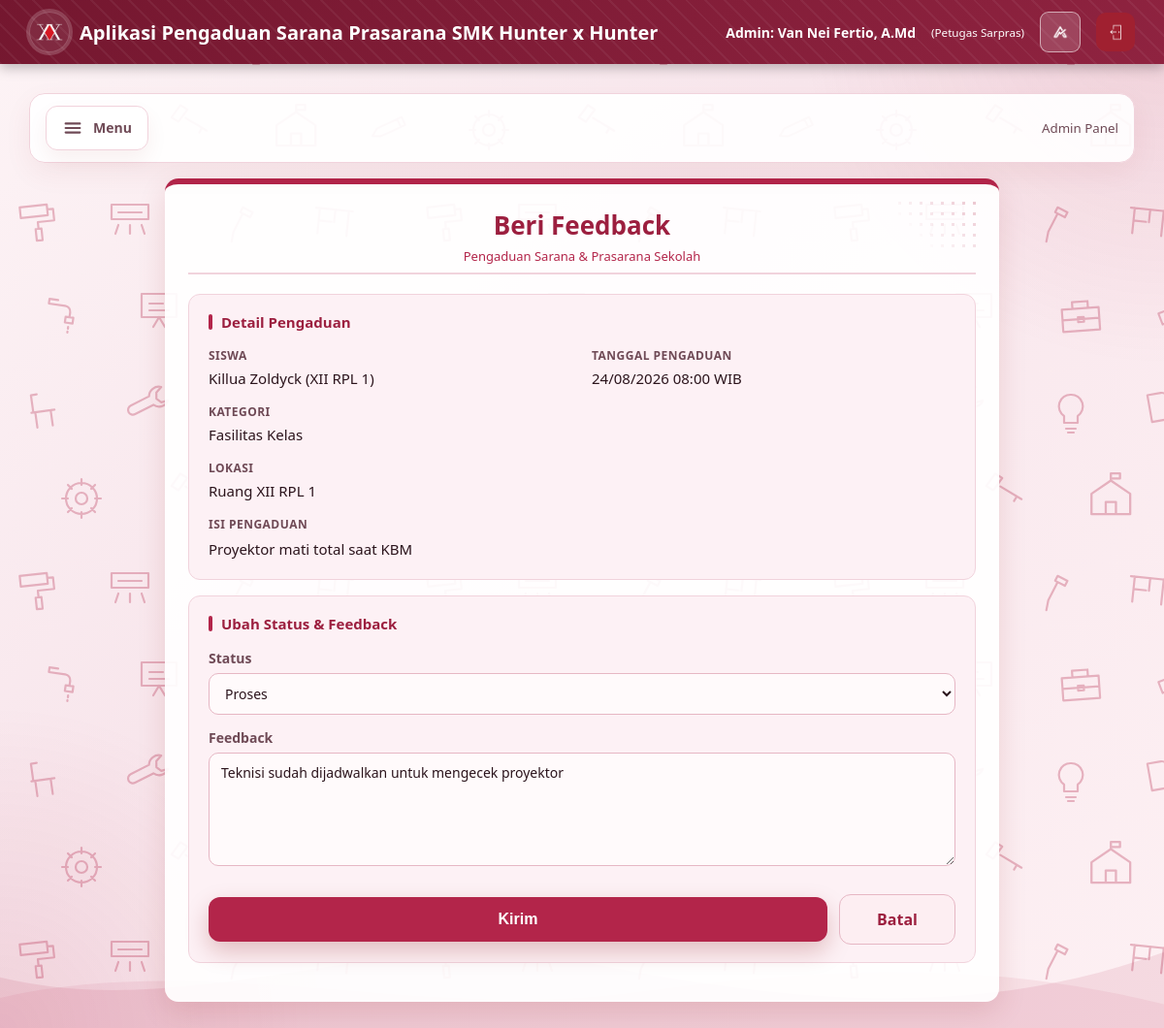
Page /c_feedback_admin.php?id=401&aspirasi_page=1&dari_halaman=list (signed in) on the committed database.
### tables this page shows
CREATE TABLE `input_aspirasi` (
  `id_input` int(5) NOT NULL,
  `nis` int(10) NOT NULL,
  `id_kategori` int(5) NOT NULL,
  `lokasi` varchar(50) NOT NULL,
  `ket` varchar(255) NOT NULL,
  `foto` varchar(255) DEFAULT NULL,
  `tgl_pelaporan` datetime DEFAULT current_timestamp()
);

CREATE TABLE `siswa` (
  `nis` int(10) NOT NULL,
  `nama_siswa` varchar(100) NOT NULL,
  `kelas` varchar(15) NOT NULL,
  `jurusan` varchar(50) NOT NULL,
  `jenis_kelamin` enum('L','P') NOT NULL,
  `password` varchar(255) NOT NULL,
  `created_at` timestamp NOT NULL DEFAULT current_timestamp()
);

CREATE TABLE `kategori` (
  `id_kategori` int(5) NOT NULL,
  `ket_kategori` varchar(30) NOT NULL,
  `deskripsi` text DEFAULT NULL
);

CREATE TABLE `aspirasi` (
  `id_aspirasi` int(5) NOT NULL,
  `id_input` int(5) NOT NULL,
  `status` enum('Menunggu','Proses','Selesai') DEFAULT 'Menunggu',
  `id_kategori` int(5) NOT NULL,
  `feedback` text DEFAULT NULL,
  `id_admin` int(5) DEFAULT NULL,
  `updated_at` datetime DEFAULT NULL ON UPDATE current_timestamp(),
  `rating` tinyint(1) DEFAULT NULL COMMENT 'Rating siswa untuk kinerja admin: 1 (sangat tidak puas) - 5 (sangat puas)',
  `komentar_rating` text DEFAULT NULL COMMENT 'Komentar wajib dari siswa saat memberi rating',
  `tgl_rating` datetime DEFAULT NULL
);

### c_feedback_admin.php (called while the page is built, shortened)
<?php
require_once '../MODELS/m_koneksi.php';
require_once '../MODELS/m_aspirasi.php';
$modelAspirasi = new M_Aspirasi($conn);
function urlDaftarAspirasi($halaman, $dari = 'list', $filterQuery = '') {
    $q = $filterQuery;
    $controller = $dari === 'histori' ? 'c_histori_aspirasi_admin.php' : 'c_list_aspirasi_admin.php';
    return $controller . ($q !== '' ? '?' . $q : '');
}
function bacaAsal($src) {
    $dari = ($src['dari_halaman'] ?? '') === 'histori' ? 'histori' : 'list';
    return [$dari, M_Aspirasi::filterQuery(M_Aspirasi::bacaFilter($src))];
}
$id_input = (int)($_GET['id'] ?? 0);
$aspirasiPage = max(1, (int)($_GET['aspirasi_page'] ?? 1));
[$dari, $filterQuery] = bacaAsal($_GET);
$detail = $id_input > 0 ? $modelAspirasi->getAspirasiById($id_input) : null;
$batalUrl = urlDaftarAspirasi($aspirasiPage, $dari, $filterQuery);
$nama_admin = $_SESSION['nama_admin'] ?? 'Admin';
$role_admin = $_SESSION['role_admin'] ?? 'Admin';
require_once '../VIEWS/v_form_feedback_admin.php';
?>

### m_aspirasi.php (called while the page is built, shortened)
<?php
class M_Aspirasi {
    private $db;
    public function __construct($koneksi) {
        $this->db = $koneksi;
    }
    private function pastikanKolomRating() {
        $definisi = [
            'rating'          => 'TINYINT(1) NULL DEFAULT NULL',
            'komentar_rating' => 'TEXT NULL DEFAULT NULL',
            'tgl_rating'      => 'DATETIME NULL DEFAULT NULL',
        ];
        $ada = [];
        $hasil = mysqli_query($this->db, 'SHOW COLUMNS FROM aspirasi');
        while ($hasil && $row = mysqli_fetch_assoc($hasil)) {
            $ada[$row['Field']] = true;
        }
        $siap = true;
        return $siap;
    }
    private function kolomRatingSql($denganKomentar = true) {
        if ($this->pastikanKolomRating()) {
            return $denganKomentar
                ? 'a.rating, a.komentar_rating, a.tgl_rating'
                : 'a.rating';
        }
        return $denganKomentar
            ? 'NULL AS rating, NULL AS komentar_rating, NULL AS tgl_rating'
            : 'NULL AS rating';
    }
    public static function bacaFilter(array $src) {
        $periode = (string)($src['periode'] ?? 'semua');
        $tanggal = function ($v) {
            $v = trim((string)$v);
            $d = DateTime::createFromFormat('!Y-m-d', $v);
            return ($d && $d->format('Y-m-d') === $v) ? $v : '';
        };
        $dari = $tanggal($src['dari'] ?? '');
        $sampai = $tanggal($src['sampai'] ?? '');
        if ($periode !== 'custom') {
            $dari = '';
            $sampai = '';
        }
        return [
            'periode'  => $periode,
            'dari'     => $dari,
            'sampai'   => $sampai,
            'kategori' => max(0, (int)($src['kategori'] ?? 0)),
            'nama'     => mb_substr(trim((string)($src['nama'] ?? '')), 0, 100),
            'kelas'    => mb_substr(trim((string)($src['kelas'] ?? '')), 0, 15),
        ];
    }
    public static function filterQuery(array $filter) {
        $q = [];
        return http_build_query($q);
    }
    public function getAspirasiById($id_input) {
        $kolomRating = $this->kolomRatingSql();
        $query = "SELECT i.id_input, i.nis, i.lokasi, i.ket, i.foto, i.tgl_pelaporan,
                         k.ket_kategori,
                         COALESCE(a.status, 'Menunggu') AS status,
                         a.feedback,
                         a.updated_at AS tgl_feedback,
                         $kolomRating,
                         s.nama_siswa, s.kelas
                  FROM input_aspirasi i
                  JOIN kategori k ON i.id_kategori = k.id_kategori
                  JOIN siswa s ON i.nis = s.nis
                  LEFT JOIN aspirasi a ON i.id_input = a.id_input
                  WHERE i.id_input = ?
                  LIMIT 1";
        $stmt = mysqli_prepare($this->db, $query);
        $id_input = (int)$id_input;
        mysqli_stmt_bind_param($stmt, 'i', $id_input);
        if (!mysqli_stmt_execute($stmt)) {
            mysqli_stmt_close($stmt);
            return null;
        }
        $row = mysqli_fetch_assoc(mysqli_stmt_get_result($stmt)) ?: null;
        return $row;
    }
    public static function tglWib($waktu, $denganLabel = false) {
        $t = strtotime($waktu);
        return $t ? date('d/m/Y H:i', $t) . ($denganLabel ? ' WIB' : '') : '';
    }
}
?>

### v_form_feedback_admin.php (the view, shortened to what this page needs)
<!DOCTYPE html>
<html lang="id">
<head>
    <link rel="stylesheet" href="../CSS/01-warna-dan-font.css?v=<?= @filemtime(__DIR__ . '/../CSS/01-warna-dan-font.css') ?>">
    <link rel="stylesheet" href="../CSS/02-navbar-atas.css?v=<?= @filemtime(__DIR__ . '/../CSS/02-navbar-atas.css') ?>">
    <link rel="stylesheet" href="../CSS/03-form-dan-tombol.css?v=<?= @filemtime(__DIR__ . '/../CSS/03-form-dan-tombol.css') ?>">
    <link rel="stylesheet" href="../CSS/04-tabel-dan-badge.css?v=<?= @filemtime(__DIR__ . '/../CSS/04-tabel-dan-badge.css') ?>">
    <link rel="stylesheet" href="../CSS/05-admin-dan-dashboard.css?v=<?= @filemtime(__DIR__ . '/../CSS/05-admin-dan-dashboard.css') ?>">
    <link rel="stylesheet" href="../CSS/06-detail-pengaduan.css?v=<?= @filemtime(__DIR__ . '/../CSS/06-detail-pengaduan.css') ?>">
    <link rel="stylesheet" href="../CSS/08-responsif-dan-hiasan.css?v=<?= @filemtime(__DIR__ . '/../CSS/08-responsif-dan-hiasan.css') ?>">
</head>
<body class="dashboard-page">
    <div class="navbar">
        <div class="brand">
            <img class="logo" src="../ASSETS/logo_sekolah_temagelap.png" alt="Logo Sekolah">
            <span>Aplikasi Pengaduan Sarana Prasarana SMK Hunter x Hunter</span>
        </div>
        <div class="user-info">
            <span class="role-name">
                Admin:
                <?= htmlspecialchars($nama_admin) ?>
            </span>
            <small>
                (<?= htmlspecialchars($role_admin) ?>)
            </small>
            <button type="button" class="theme-toggle" data-theme-toggle aria-label="Ganti tema"></button>
            <a
                class="btn-logout"
                href="../CONTROLLERS/c_logout.php"
                title="Logout"
            >
                <img src="../ASSETS/logout.png" alt="Logout">
            </a>
        </div>
    </div>
    <div class="container">
<div class="admin-nav">
                <button type="button" class="nav-toggle" aria-label="Buka menu navigasi" aria-expanded="false" aria-controls="menu-navigasi">
                    <svg viewBox="0 0 24 24" width="22" height="22" fill="none" stroke="currentColor" stroke-width="2.4" stroke-linecap="round" aria-hidden="true"><path d="M4 7h16M4 12h16M4 17h16"/></svg>
                    <span class="nav-label">Menu</span>
                </button>
                <small>Admin Panel</small>
            </div>
            <?php
            $statusSekarang = $detail['status'] ?? 'Menunggu';
            $tglLapor = M_Aspirasi::tglWib($detail['tgl_pelaporan'], true);
            ?>
            <div class="card detail-card">
                <h3><?= $statusSekarang === 'Selesai' ? 'Detail Histori Pengaduan' : 'Beri Feedback' ?></h3>
                <section class="detail-section" aria-labelledby="judul-info">
                    <h4 class="detail-section-title" id="judul-info">Detail Pengaduan</h4>
                    <dl class="detail-grid">
                        <div class="detail-item">
                            <dt>Siswa</dt>
                            <dd>
                                <?= htmlspecialchars($detail['nama_siswa'] ?? '-') ?>
                                (<?= htmlspecialchars($detail['kelas'] ?? '-') ?>)
                            </dd>
                        </div>
                        <div class="detail-item">
                            <dt>Tanggal Pengaduan</dt>
                            <dd><?= htmlspecialchars($tglLapor) ?></dd>
                        </div>
                        <div class="detail-item detail-item-full">
                            <dt>Kategori</dt>
                            <dd><?= htmlspecialchars($detail['ket_kategori'] ?? '-') ?></dd>
                        </div>
                        <div class="detail-item detail-item-full">
                            <dt>Lokasi</dt>
                            <dd><?= htmlspecialchars($detail['lokasi'] ?? '-') ?></dd>
                        </div>
                        <div class="detail-item detail-item-full">
                            <dt>Isi Pengaduan</dt>
                            <dd class="detail-text"><?= htmlspecialchars($detail['ket'] ?? '-') ?></dd>
                        </div>
                    </dl>
                </section>
                <section class="detail-section" aria-labelledby="judul-feedback">
                    <h4 class="detail-section-title" id="judul-feedback"><?= $statusSekarang === 'Selesai' ? 'Status &amp; Feedback' : 'Ubah Status &amp; Feedback' ?></h4>
                    <?php if ($statusSekarang === 'Selesai'): ?>
                        <dl class="detail-grid">
                            <div class="detail-item detail-item-full">
                                <dt>Status</dt>
                                <dd>Selesai</dd>
                            </div>
                            <div class="detail-item detail-item-full">
                                <dt>Feedback</dt>
                                <dd class="detail-text"><?= htmlspecialchars(($detail['feedback'] ?? '') !== '' ? $detail['feedback'] : '-') ?></dd>
                            </div>
                            <?php
                            $ratingDetail = ($detail['rating'] ?? null) !== null ? (int)$detail['rating'] : null;
                            $komentarDetail = trim((string)($detail['komentar_rating'] ?? ''));
                            ?>
                            <div class="detail-item detail-item-full">
                                <dt>Penilaian Siswa</dt>
                                <?php if ($ratingDetail !== null): ?>
                                    <dd>
                                        <span class="bintang-skala" style="--isi:<?= $ratingDetail * 20 ?>%;font-size:22px;" role="img" aria-label="<?= $ratingDetail ?> dari 5 bintang">
                                            <span class="bintang-skala-isi" aria-hidden="true">&#9733;&#9733;&#9733;&#9733;&#9733;</span><span aria-hidden="true">&#9733;&#9733;&#9733;&#9733;&#9733;</span>
                                        </span>
                                        <strong><?= $ratingDetail ?>/5</strong> &ndash; <?= htmlspecialchars(M_Aspirasi::RATING_LABEL[$ratingDetail] ?? '') ?>
                                        <?php if ($komentarDetail !== ''): ?>
                                            <blockquote class="rating-komentar-baca"><?= htmlspecialchars($komentarDetail) ?></blockquote>
                                        <?php endif; ?>
                                    </dd>
                                <?php else: ?>
                                    <dd class="detail-empty">Siswa belum memberi penilaian.</dd>
                                <?php endif; ?>
                            </div>
                        </dl>
                        <div class="form-action-row">
                            <a class="btn-cancel" href="../CONTROLLERS/<?= htmlspecialchars($batalUrl) ?>">&larr; Kembali</a>
                        </div>
                    <?php else: ?>
                    <form action="../CONTROLLERS/c_feedback_admin.php" method="POST" autocomplete="off">
                        <div class="form-group">
                            <label for="status">Status</label>
                            <select id="status" name="status" required>
                                <?php
                                $urutanStatus = ['Menunggu' => 0, 'Proses' => 1, 'Selesai' => 2];
                                foreach (['Menunggu', 'Proses', 'Selesai'] as $opsi):
                                    if (($urutanStatus[$opsi] ?? 0) < ($urutanStatus[$statusSekarang] ?? 0)) { continue; }
                                ?>
                                    <option value="<?= $opsi ?>" <?= $statusSekarang === $opsi ? 'selected' : '' ?>>
                                        <?= $opsi ?>
                                    </option>
                                <?php endforeach; ?>
                            </select>
                        </div>
                        <div class="form-group">
                            <label for="feedback">Feedback</label>
                            <textarea
                                id="feedback"
                                name="feedback"
                                rows="5"
                                placeholder="Tulis feedback untuk siswa..."
                            ><?= htmlspecialchars($detail['feedback'] ?? '') ?></textarea>
                        </div>
                        <div class="form-action-row">
                            <button type="submit" class="btn-submit btn-submit-compact">Kirim</button>
                            <a class="btn-cancel" href="../CONTROLLERS/<?= htmlspecialchars($batalUrl) ?>">Batal</a>
                        </div>
                    </form>
                    <?php endif; ?>
                </section>
            </div>
    </div>
</body>
</html>

### rows in the picture
input_aspirasi: nis.nama_siswa "Killua Zoldyck", nis.kelas "XII RPL 1", tgl_pelaporan "24/08/2026 08:00 WIB", id_kategori.ket_kategori "Fasilitas Kelas", lokasi "Ruang XII RPL 1", ket "Proyektor mati total saat KBM", feedback "Teknisi sudah dijadwalkan untuk mengecek proyektor"

### other values in the picture
$nama_admin "Van Nei Fertio, A.Md"
$role_admin "Petugas Sarpras"
form field status "Proses"
